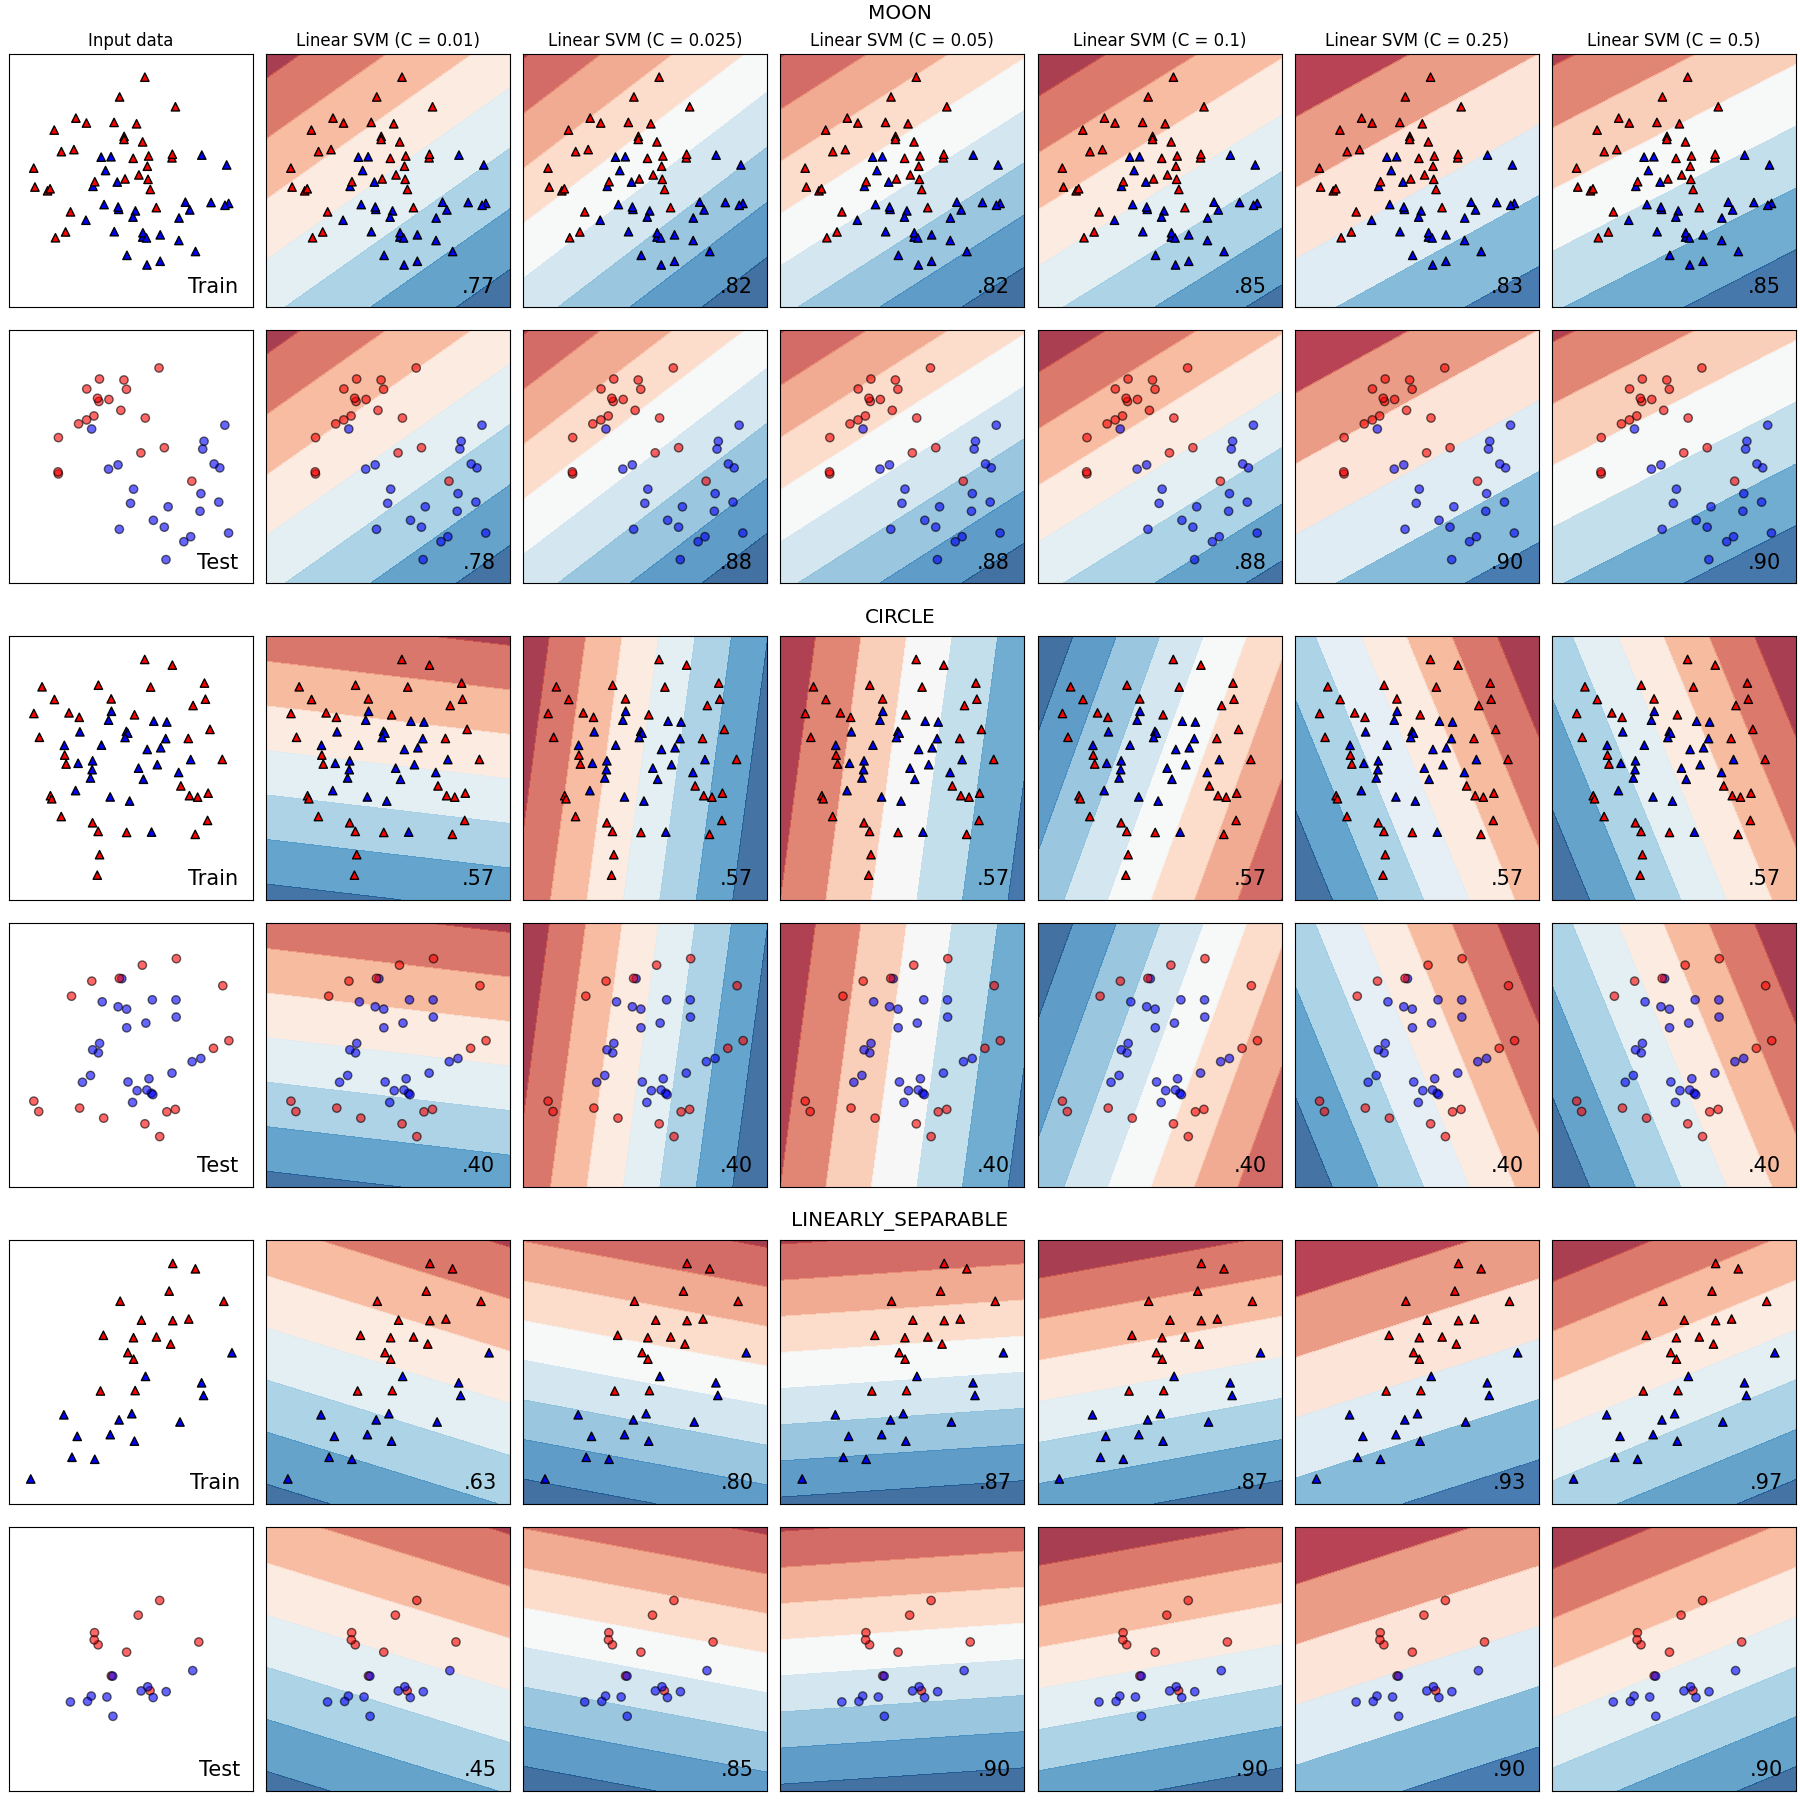

The script that saved this image:
  # Code modified from https://scikit-learn.org/1.0/auto_examples/classification/plot_classifier_comparison.html#sphx-glr-auto-examples-classification-plot-classifier-comparison-py
# Original Code source: Gaël Varoquaux
#              Andreas Müller
# Modified for documentation by Jaques Grobler
# License: BSD 3 clause

import numpy as np
import matplotlib.pyplot as plt
from matplotlib.colors import ListedColormap
from sklearn.model_selection import train_test_split
from sklearn.preprocessing import StandardScaler
from sklearn.datasets import make_moons, make_circles, make_classification
from sklearn.svm import SVC
from sklearn.linear_model import LogisticRegression

########################################
# Define the classifiers to be studied #
########################################
names = [
    "Linear SVM (C = 0.01)",
    "Linear SVM (C = 0.025)",
    "Linear SVM (C = 0.05)",
    "Linear SVM (C = 0.1)",
    "Linear SVM (C = 0.25)",
    "Linear SVM (C = 0.5)",
    # "RBF SVM (C=0.25)",
    # "RBF SVM (C=0.5)",
    # "RBF SVM (C=0.75)",
    # "RBF SVM (C=1.0)",
    # "RBF SVM (C=10)",
    # "RBF SVM (C=100)",
    # "Logistic Regression\n(reg_lambda = 0.0)",
    # "Logistic Regression\n(reg_lambda = 0.5)",
    # "Logistic Regression\n(reg_lambda = 0.25)",
    # "Logistic Regression\n(reg_lambda = 0.125)"
]

classifiers = [
    SVC(kernel="linear", C=0.01),  # C controls the penalty term for misclassifying training data
    SVC(kernel="linear", C=0.025),  # C controls the penalty term for misclassifying training data
    SVC(kernel="linear", C=0.05),
    SVC(kernel="linear", C=0.1),
    SVC(kernel="linear", C=0.25),   # Smaller C means stronger regularization
    SVC(kernel="linear", C=0.5),   # Smaller C means stronger regularization
    # SVC(kernel="rbf", gamma=2, C=0.25),
    # SVC(kernel="rbf", gamma=2, C=0.5),
    # SVC(kernel="rbf", gamma=2, C=0.75),
    # SVC(kernel="rbf", gamma=2, C=1),
    # SVC(kernel="rbf", gamma=2, C=10),
    # SVC(kernel="rbf", gamma=2, C=100),
    # LogisticRegression(penalty='none'),     # none sets regularization term to 0
    # LogisticRegression(penalty='l2', C=2.0),  # C is the inverse regularization strength i.e. smaller C means stronger regularization
    # LogisticRegression(penalty='l2', C=4.0),
    # LogisticRegression(penalty='l2', C=8.0)
]

######################################
# Sample the classification datasets #
######################################
# We will look at two datasets where the classes are not linearly separable.
# The third dataset is linearly separable save for a few noisy datapoints.
X, y = make_classification(
    n_samples=50, n_features=2, n_redundant=0, n_informative=2, random_state=1, 
    n_clusters_per_class=1
)
rng = np.random.RandomState(2)
X += 2 * rng.uniform(size=X.shape)
linearly_separable = (X, y)

datasets = [
    ('MOON', make_moons(noise=0.3, random_state=0)),
    ('CIRCLE', make_circles(noise=0.2, factor=0.5, random_state=1)),
    ('LINEARLY_SEPARABLE', linearly_separable),
]

############################
# Plot classifier behavior #
############################
h = 0.02  # step size in the mesh
figure = plt.figure(constrained_layout=True, figsize=(18, 18))
subfigs = figure.subfigures(len(datasets), 1)
subfig_arr = [subfig for subfig in subfigs.flat]

# iterate over datasets
for ds_cnt, (ds_nm, ds) in enumerate(datasets):
    subfig = subfig_arr[ds_cnt]
    subfig.suptitle(ds_nm, fontsize='x-large')
    
    # preprocess dataset, split into training and test part
    X, y = ds
    X = StandardScaler().fit_transform(X)
    X_train, X_test, y_train, y_test = train_test_split(
        X, y, test_size=0.4, random_state=42
    )

    x_min, x_max = X[:, 0].min() - 0.5, X[:, 0].max() + 0.5
    y_min, y_max = X[:, 1].min() - 0.5, X[:, 1].max() + 0.5
    xx, yy = np.meshgrid(np.arange(x_min, x_max, h), np.arange(y_min, y_max, h))

    # Col 1: just plot the dataset first
    cm = plt.cm.RdBu
    cm_bright = ListedColormap(["#FF0000", "#0000FF"])
    axs = subfig.subplots(2, len(classifiers) + 1)
    i = 0
    ax_tr = axs[0, i]
    ax_te = axs[1, i]
    if ds_cnt == 0:
        ax_tr.set_title("Input data")
    # Plot the training points
    ax_tr.scatter(X_train[:, 0], X_train[:, 1], c=y_train, cmap=cm_bright, edgecolors="k", marker='^')
    # Plot the testing points
    ax_te.scatter(
        X_test[:, 0], X_test[:, 1], c=y_test, cmap=cm_bright, alpha=0.6, edgecolors="k"
    )
    ax_tr.set_xlim(xx.min(), xx.max())
    ax_tr.set_ylim(yy.min(), yy.max())
    ax_tr.set_xticks(())
    ax_tr.set_yticks(())
    ax_tr.text(
        xx.max() - 0.3,
        yy.min() + 0.3,
        "Train",
        size=15,
        horizontalalignment="right",
    )
    
    ax_te.set_xlim(xx.min(), xx.max())
    ax_te.set_ylim(yy.min(), yy.max())
    ax_te.set_xticks(())
    ax_te.set_yticks(())
    
    ax_te.text(
        xx.max() - 0.3,
        yy.min() + 0.3,
        "Test",
        size=15,
        horizontalalignment="right",
    )
    
    i += 1

    # iterate over classifiers
    for name, clf in zip(names, classifiers):
        ax_tr = axs[0, i]
        ax_te = axs[1, i]
        clf.fit(X_train, y_train)
        score = clf.score(X_test, y_test)
        score_train = clf.score(X_train, y_train)
        
        # Plot the decision boundary. For that, we will assign a color to each
        # point in the mesh [x_min, x_max]x[y_min, y_max].
        if hasattr(clf, "decision_function"):
            Z = clf.decision_function(np.c_[xx.ravel(), yy.ravel()])
        else:
            Z = clf.predict_proba(np.c_[xx.ravel(), yy.ravel()])[:, 1]

        # Put the result into a color plot
        Z = Z.reshape(xx.shape)
        ax_tr.contourf(xx, yy, Z, cmap=cm, alpha=0.8)
        ax_te.contourf(xx, yy, Z, cmap=cm, alpha=0.8)

        # Plot the training points
        ax_tr.scatter(
            X_train[:, 0], X_train[:, 1], c=y_train, cmap=cm_bright, edgecolors="k", marker='^'
        )
        # Plot the testing points
        ax_te.scatter(
            X_test[:, 0],
            X_test[:, 1],
            c=y_test,
            cmap=cm_bright,
            edgecolors="k",
            alpha=0.6,
        )

        ax_tr.set_xlim(xx.min(), xx.max())
        ax_tr.set_ylim(yy.min(), yy.max())
        ax_tr.set_xticks(())
        ax_tr.set_yticks(())
        ax_tr.text(
            xx.max() - 0.3,
            yy.min() + 0.3,
            ("%.2f" % score_train).lstrip("0"),
            size=15,
            horizontalalignment="right",
        )
        if ds_cnt == 0:
            ax_tr.set_title(name)
        ax_te.set_xlim(xx.min(), xx.max())
        ax_te.set_ylim(yy.min(), yy.max())
        ax_te.set_xticks(())
        ax_te.set_yticks(())
        ax_te.text(
            xx.max() - 0.3,
            yy.min() + 0.3,
            ("%.2f" % score).lstrip("0"),
            size=15,
            horizontalalignment="right",
        )
        i += 1

plt.savefig("Q5.png")
plt.show()
